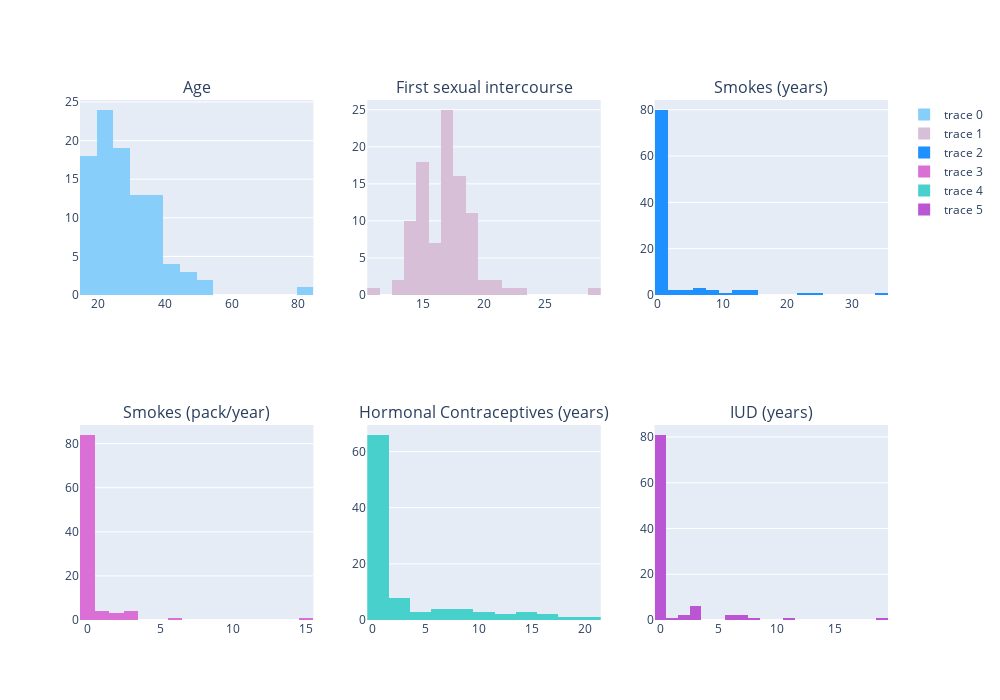

Notebook cell for this chart:
### Code cell
fig = make_subplots(
                    rows=2, cols=3,
                    subplot_titles=('Age',
                                    'First sexual intercourse',
                                    'Smokes (years)',
                                   'Smokes (pack/year)',
                                   'Hormonal Contraceptives (years)',
                                   'IUD (years)'))
add_hist('Age',1,1,'lightskyblue')
add_hist('First sexual intercourse',1,2,'thistle')
add_hist('Smokes (years)',1,3,'dodgerblue')
add_hist('Smokes (packs/year)',2,1,'orchid')
add_hist('Hormonal Contraceptives (years)',2,2,'mediumturquoise')
add_hist('IUD (years)',2,3,'mediumorchid')
fig.update_layout(height=700, width=1000, title_text="")
fig.show()

### Figure 1 — Plotly figure (JSON) as saved in the notebook; plotly's stock layout.template omitted (floating-point values rounded to 4 significant figures)
{"data": [{"marker": {"color": "lightskyblue"}, "type": "histogram", "x": [51, 40, 40, 38, 37, 37, 33, 35, 38, 35, 33, 35, 30, 38, 30, 30, 30, 26, 28, 28, 27, 29, 28, 25, 30, 29, 24, 25, 23, 22, 22, 21, 21, 22, 20, 29, 45, 21, 20, 19, 21, 18, 17, 17, 26, 18, 20, 16, 20, 18, 16, 16, 35, 39, 18, 27, 21, 18, 34, 24, 20, 19, 17, 21, 23, 24, 15, 23, 16, 32, 21, 21, 38, 21, 84, 38, 47, 52, 48, 35, 33, 28, 26, 18, 41, 40, 31, 28, 18, 20, 28, 25, 18, 33, 25, 33, 25], "xaxis": "x", "yaxis": "y"}, {"marker": {"color": "thistle"}, "type": "histogram", "x": [17, 18, 20, 15, 18, 19, 21, 18, 15, 17, 29, 11, 16, 18, 13, 14, 21, 19, 14, 17, 19, 14, 19, 17, 17, 17, 18, 15, 17, 17, 15, 17, 17, 15, 19, 18, 18, 15, 14, 15, 14, 15, 15, 17, 15, 15, 18, 15, 17, 16, 15, 14, 17, 18, 15, 18, 15, 16, 17, 17, 14, 18, 15, 18, 19, 23, 14, 17, 15, 17, 17, 17, 18, 14, 20, 22, 17, 19, 16, 19, 16, 15, 17, 17, 16, 17, 19, 19, 13, 18, 18, 16, 14, 18, 17, 19, 17], "xaxis": "x2", "yaxis": "y2"}, {"marker": {"color": "dodgerblue"}, "type": "histogram", "x": [34, 0, 0, 0, 0, 12, 7, 0, 0, 13, 0, 15, 0, 0, 22, 0, 0, 0, 0, 0, 0, 0, 0, 0, 0, 10, 0, 7, 0, 0, 5, 0, 0, 0, 0, 0, 0, 0, 3, 0, 0, 7, 0, 0, 0, 0, 0, 0, 0, 0, 0, 0, 0, 0, 0, 0, 0, 2, 0, 0, 0, 0, 0, 0, 0, 0, 1, 0, 0, 9, 0, 0, 0, 0, 24, 0, 0, 0, 0, 0, 14, 0, 9, 0, 5, 0, 0, 1, 0, 0, 0, 0, 0, 0, 0, 0, 0], "xaxis": "x3", "yaxis": "y3"}, {"marker": {"color": "orchid"}, "type": "histogram", "x": [3, 0, 0, 0, 0, 6, 1, 0, 0, 2, 0, 15, 0, 0, 3, 0, 0, 0, 0, 0, 0, 0, 0, 0, 0, 2, 0, 0, 0, 0, 1, 0, 0, 0, 0, 0, 0, 0, 3, 0, 0, 3, 0, 0, 0, 0, 0, 0, 0, 0, 0, 0, 0, 0, 0, 0, 0, 0, 0, 0, 0, 0, 0, 0, 0, 0, 0, 0, 0, 0, 0, 0, 0, 0, 0, 0, 0, 0, 0, 0, 1, 0, 1, 0, 2, 0, 0, 0, 0, 0, 0, 0, 0, 0, 0, 0, 0], "xaxis": "x4", "yaxis": "y4"}, {"marker": {"color": "mediumturquoise"}, "type": "histogram", "x": [0, 0, 15, 0, 0, 13, 0, 1, 16, 7, 0, 14, 0, 10, 0, 12, 0, 5, 3, 9, 3, 2, 0, 0, 4, 6, 0, 0, 0, 0, 6, 0, 3, 1, 0, 0, 0, 0, 0, 0, 1, 1, 0, 0, 0, 0, 0, 1, 0, 1, 0, 0, 1, 8, 0, 0, 0, 0, 9, 0, 0, 1, 0, 0, 0, 0, 0, 6, 0, 10, 3, 0, 16, 5, 0, 3, 20, 0, 10, 0, 1, 0, 3, 0, 0, 19, 9, 0, 0, 14, 0, 1, 0, 0, 2, 0, 0], "xaxis": "x5", "yaxis": "y5"}, {"marker": {"color": "mediumorchid"}, "type": "histogram", "x": [7, 0, 0, 19, 0, 0, 0, 0, 0, 0, 0, 0, 7, 2, 0, 2, 8, 0, 0, 0, 0, 0, 3, 0, 0, 0, 0, 0, 0, 0, 0, 0, 0, 0, 0, 0, 0, 0, 0, 0, 0, 0, 0, 0, 0, 0, 0, 0, 0, 0, 0, 0, 0, 3, 0, 0, 0, 0, 6, 0, 0, 0, 0, 3, 0, 0, 0, 0, 0, 0, 0, 0, 3, 0, 0, 6, 0, 11, 1, 0, 0, 0, 0, 0, 0, 0, 0, 0, 0, 0, 0, 3, 0, 0, 0, 3, 0], "xaxis": "x6", "yaxis": "y6"}], "layout": {"annotations": [{"font": {"size": 16}, "showarrow": false, "text": "Age", "x": 0.1444, "xanchor": "center", "xref": "paper", "y": 1, "yanchor": "bottom", "yref": "paper"}, {"font": {"size": 16}, "showarrow": false, "text": "First sexual intercourse", "x": 0.5, "xanchor": "center", "xref": "paper", "y": 1, "yanchor": "bottom", "yref": "paper"}, {"font": {"size": 16}, "showarrow": false, "text": "Smokes (years)", "x": 0.8556, "xanchor": "center", "xref": "paper", "y": 1, "yanchor": "bottom", "yref": "paper"}, {"font": {"size": 16}, "showarrow": false, "text": "Smokes (pack/year)", "x": 0.1444, "xanchor": "center", "xref": "paper", "y": 0.375, "yanchor": "bottom", "yref": "paper"}, {"font": {"size": 16}, "showarrow": false, "text": "Hormonal Contraceptives (years)", "x": 0.5, "xanchor": "center", "xref": "paper", "y": 0.375, "yanchor": "bottom", "yref": "paper"}, {"font": {"size": 16}, "showarrow": false, "text": "IUD (years)", "x": 0.8556, "xanchor": "center", "xref": "paper", "y": 0.375, "yanchor": "bottom", "yref": "paper"}], "height": 700, "title": {"text": ""}, "width": 1000, "xaxis": {"anchor": "y", "domain": [0, 0.2889]}, "xaxis2": {"anchor": "y2", "domain": [0.3556, 0.6444]}, "xaxis3": {"anchor": "y3", "domain": [0.7111, 1]}, "xaxis4": {"anchor": "y4", "domain": [0, 0.2889]}, "xaxis5": {"anchor": "y5", "domain": [0.3556, 0.6444]}, "xaxis6": {"anchor": "y6", "domain": [0.7111, 1]}, "yaxis": {"anchor": "x", "domain": [0.625, 1]}, "yaxis2": {"anchor": "x2", "domain": [0.625, 1]}, "yaxis3": {"anchor": "x3", "domain": [0.625, 1]}, "yaxis4": {"anchor": "x4", "domain": [0, 0.375]}, "yaxis5": {"anchor": "x5", "domain": [0, 0.375]}, "yaxis6": {"anchor": "x6", "domain": [0, 0.375]}}}
